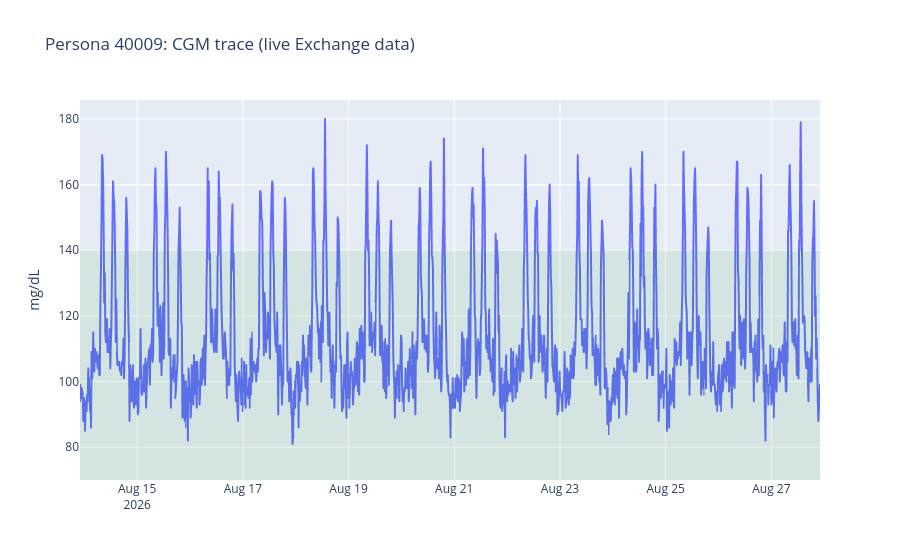

Notebook source saved alongside this figure:
### Code cell
if LIVE:
    g = jh.list_observations_df(patient_id=PERSONA_ID, study_id=STUDY_ID,
                                code=Code.BLOOD_GLUCOSE, limit=None)
    g = g.sort_values("effective_time_frame_date_time_local")
    v = g.blood_glucose_value
    metrics = {
        "Readings": f"{len(v):,}",
        "Span": f"{g.effective_time_frame_date_time_local.min():%b %d} to {g.effective_time_frame_date_time_local.max():%b %d}",
        "Mean glucose": f"{v.mean():.0f} mg/dL",
        "GMI": f"{3.31 + 0.02392 * v.mean():.2f}%",
        "CV": f"{v.std() / v.mean() * 100:.1f}%",
        "Time in range 70-140 (pregnancy/postpartum target)": f"{((v >= 70) & (v <= 140)).mean() * 100:.0f}%",
        "Time in range 70-180 (standard)": f"{((v >= 70) & (v <= 180)).mean() * 100:.0f}%",
    }
    display(Markdown("| Metric | Value |\n|---|---|\n" + "\n".join(f"| {k} | {m} |" for k, m in metrics.items())))
    px.line(g, x="effective_time_frame_date_time_local", y="blood_glucose_value",
            title=f"Persona {PERSONA_ID}: CGM trace (live Exchange data)",
            labels={"effective_time_frame_date_time_local": "", "blood_glucose_value": "mg/dL"}
            ).add_hrect(y0=70, y1=140, fillcolor="green", opacity=0.08, line_width=0).show()

### Figure 1 — Plotly figure (JSON) as saved in the notebook; plotly's stock layout.template omitted (floating-point values rounded to 4 significant figures; data arrays with more than 128 entries replaced by an {"elided": "..."} marker saying what was removed)
{"data": [{"hovertemplate": "=%{x}<br>mg/dL=%{y}<extra></extra>", "legendgroup": "", "line": {"color": "#636efa", "dash": "solid"}, "marker": {"symbol": "circle"}, "mode": "lines", "name": "", "showlegend": false, "type": "scattergl", "x": {"elided": "1345 str values"}, "xaxis": "x", "y": {"elided": "1345 int values"}, "yaxis": "y"}], "layout": {"legend": {"tracegroupgap": 0}, "shapes": [{"fillcolor": "green", "line": {"width": 0}, "opacity": 0.08, "type": "rect", "x0": 0, "x1": 1, "xref": "x domain", "y0": 70, "y1": 140, "yref": "y"}], "title": {"text": "Persona 40009: CGM trace (live Exchange data)"}, "xaxis": {"anchor": "y", "domain": [0, 1], "title": {"text": ""}}, "yaxis": {"anchor": "x", "domain": [0, 1], "title": {"text": "mg/dL"}}}}
